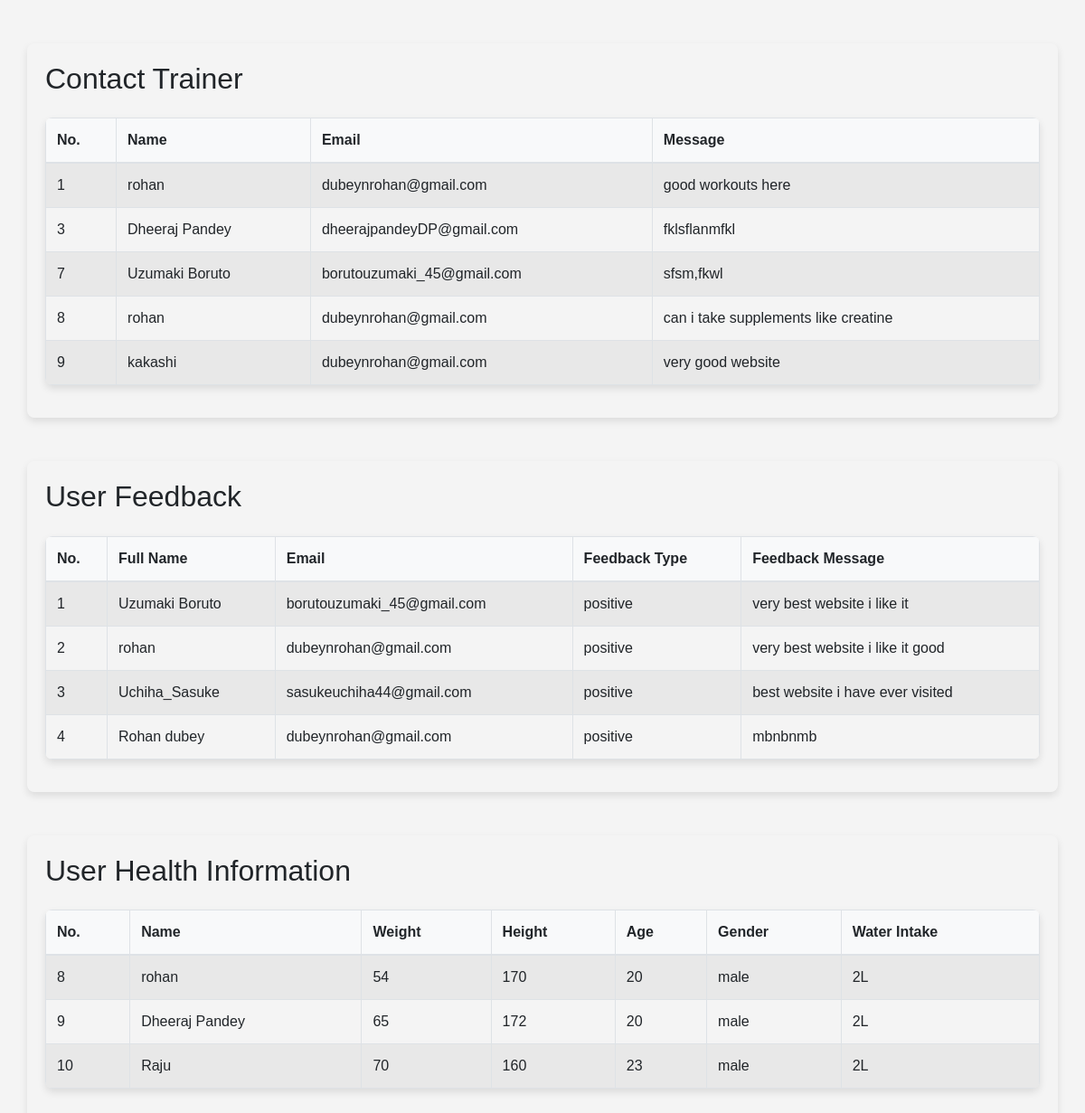
The app's page /adminpanel.php with its own data.
### tables this page shows
CREATE TABLE `contacts` (
  `id` int(11) NOT NULL,
  `name` varchar(255) NOT NULL,
  `email` varchar(255) NOT NULL,
  `phone` varchar(20) NOT NULL,
  `message` text NOT NULL,
  `created_at` timestamp NOT NULL DEFAULT current_timestamp(),
  `date` timestamp NOT NULL DEFAULT current_timestamp()
);

CREATE TABLE `feedback` (
  `id` int(11) NOT NULL,
  `full_name` varchar(255) NOT NULL,
  `email` varchar(255) NOT NULL,
  `feedback_type` varchar(50) NOT NULL,
  `feedback_message` text NOT NULL,
  `created_at` timestamp NOT NULL DEFAULT current_timestamp()
);

CREATE TABLE `user_health_info` (
  `id` int(11) NOT NULL,
  `weight` float DEFAULT NULL,
  `height` float DEFAULT NULL,
  `age` int(11) DEFAULT NULL,
  `gender` varchar(10) DEFAULT NULL,
  `water_intake` varchar(10) DEFAULT NULL,
  `submission_date` timestamp NOT NULL DEFAULT current_timestamp(),
  `name` varchar(255) NOT NULL
);

### adminpanel.php (the view, shortened to what this page needs)
<!DOCTYPE html>
<html lang="en">
<head>
    <link href="https://stackpath.bootstrapcdn.com/bootstrap/4.5.2/css/bootstrap.min.css" rel="stylesheet">
</head>
<body>
<div class="container mt-5">
    <h2 class="mb-4">Contact Trainer</h2>
    <table class="table table-striped">
        <thead>
            <tr>
                <th>No.</th>
                <th>Name</th>
                <th>Email</th>
                <th>Message</th>
            </tr>
        </thead>
        <tbody>
            <?php
            $servername = "localhost";
            $username = "root";
            $password = "";
            $dbname = "muscleminds";
            $conn = new mysqli($servername, $username, $password, $dbname);
            $sql = "SELECT * FROM contacts";
            $result = $conn->query($sql);
            if ($result->num_rows > 0) {
                while($row = $result->fetch_assoc()) {
                    echo "<tr>";
                    echo "<td>" . $row["id"] . "</td>";
                    echo "<td>" . $row["name"] . "</td>";
                    echo "<td>" . $row["email"] . "</td>";
                    echo "<td>" . $row["message"] . "</td>";
                    echo "</tr>";
                }
            } else {
                echo "<tr><td colspan='4'>No contacts found</td></tr>";
            }
            ?>
        </tbody>
    </table>
</div>
<div class="container mt-5">
    <h2 class="mb-4">User Feedback</h2>
    <table class="table table-striped">
        <thead>
            <tr>
                <th>No.</th>
                <th>Full Name</th>
                <th>Email</th>
                <th>Feedback Type</th>
                <th>Feedback Message</th>
            </tr>
        </thead>
        <tbody>
            <?php
            $servername = "localhost";
            $username = "root";
            $password = "";
            $dbname = "muscleminds";
            $conn = new mysqli($servername, $username, $password, $dbname);
            $sql = "SELECT * FROM feedback";
            $result = $conn->query($sql);
            if ($result->num_rows > 0) {
                while($row = $result->fetch_assoc()) {
                    echo "<tr>";
                    echo "<td>" . $row["id"] . "</td>";
                    echo "<td>" . $row["full_name"] . "</td>";
                    echo "<td>" . $row["email"] . "</td>";
                    echo "<td>" . $row["feedback_type"] . "</td>";
                    echo "<td>" . $row["feedback_message"] . "</td>";
                    echo "</tr>";
                }
            } else {
                echo "<tr><td colspan='5'>No feedback found</td></tr>";
            }
            ?>
        </tbody>
    </table>
</div>
<div class="container mt-5">
    <h2 class="mb-4">User Health Information</h2>
    <table class="table table-striped">
        <thead>
            <tr>
                <th>No.</th>
                <th>Name</th>
                <th>Weight</th>
                <th>Height</th>
                <th>Age</th>
                <th>Gender</th>
                <th>Water Intake</th>
            </tr>
        </thead>
        <tbody>
            <?php
            $host = 'localhost';
            $username = 'root';
            $password = '';
            $database = 'muscleminds';
            $conn = new mysqli($host, $username, $password, $database);
            $sql = "SELECT * FROM user_health_info";
            $result = $conn->query($sql);
            if ($result->num_rows > 0) {
                while($row = $result->fetch_assoc()) {
                    echo "<tr>";
                    echo "<td>" . $row["id"] . "</td>";
                    echo "<td>" . $row["name"] . "</td>";
                    echo "<td>" . $row["weight"] . "</td>";
                    echo "<td>" . $row["height"] . "</td>";
                    echo "<td>" . $row["age"] . "</td>";
                    echo "<td>" . $row["gender"] . "</td>";
                    echo "<td>" . $row["water_intake"] . "</td>";
                    echo "</tr>";
                }
            } else {
                echo "<tr><td colspan='7'>No user health information found</td></tr>";
            }
            ?>
        </tbody>
    </table>
</div>
</body>
</html>

### adminpanel.php (style rules this page uses)
body { font-family: 'Arial', sans-serif; margin: 0; padding: 0; background-color: #f4f4f4; }
.container { padding: 20px; box-shadow: 0 4px 8px rgba(0, 0, 0, 0.1); border-radius: 8px; }
.table { border-radius: 8px; overflow: hidden; box-shadow: 0 4px 8px rgba(0, 0, 0, 0.1); }
th, td { border: 1px solid #dee2e6; padding: 8px; }
th { background-color: #f8f9fa; }

### records on screen
contacts: id "1", name "rohan", email "dubeynrohan@gmail.com", message "good workouts here"
contacts: id "3", name "Dheeraj Pandey", email "dheerajpandeyDP@gmail.com", message "fklsflanmfkl"
contacts: id "7", name "Uzumaki Boruto", email "borutouzumaki_45@gmail.com", message "sfsm,fkwl"
contacts: id "8", name "rohan", email "dubeynrohan@gmail.com", message "can i take supplements like creatine"
contacts: id "9", name "kakashi", email "dubeynrohan@gmail.com", message "very good website"
feedback: id "1", full_name "Uzumaki Boruto", email "borutouzumaki_45@gmail.com", feedback_type "positive", feedback_message "very best website i like it"
feedback: id "2", full_name "rohan", email "dubeynrohan@gmail.com", feedback_type "positive", feedback_message "very best website i like it good"
feedback: id "3", full_name "Uchiha_Sasuke", email "sasukeuchiha44@gmail.com", feedback_type "positive", feedback_message "best website i have ever visited"
feedback: id "4", full_name "Rohan dubey", email "dubeynrohan@gmail.com", feedback_type "positive", feedback_message "mbnbnmb"
user_health_info: id "8", name "rohan", weight "54", height "170", age "20", gender "male", water_intake "2L"
user_health_info: id "9", name "Dheeraj Pandey", weight "65", height "172", age "20", gender "male", water_intake "2L"
user_health_info: id "10", name "Raju", weight "70", height "160", age "23", gender "male", water_intake "2L"
